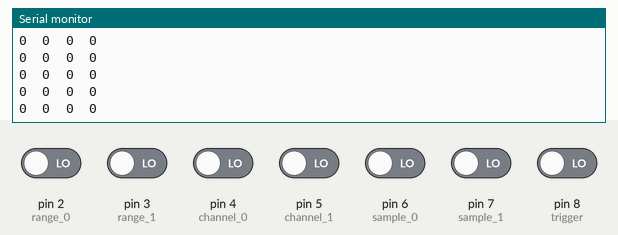
This sketch was run on a simulated Arduino Uno, built with avr-gcc and run on an emulated ATmega328P. Parts: the last lines printed to the serial monitor. Inputs (shaded band) come from the test bench; at power-on: pin 2 (range_0), pin 3 (range_1), pin 4 (channel_0), pin 5 (channel_1), pin 6 (sample_0), pin 7 (sample_1), pin 8 (trigger) LOW.

Above: at 1.2 s.
1.3 s: pin 2 (range_0) driven HIGH
At 2.2 s:
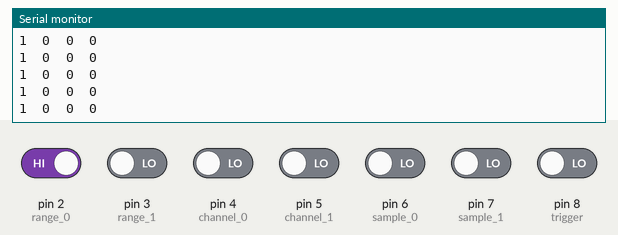
4.3 s: pin 3 (range_1) driven HIGH
At 4.9 s:
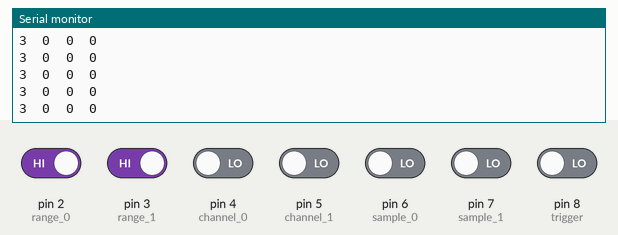
5.8 s: pin 4 (channel_0) driven HIGH
At 6.6 s:
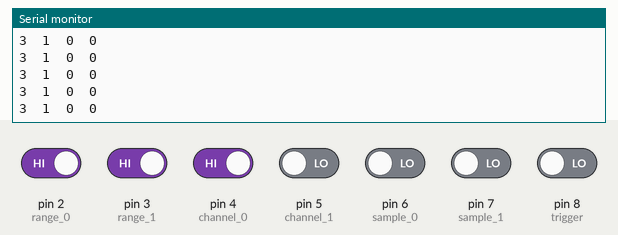
8.8 s: pin 5 (channel_1) driven HIGH
At 9.8 s:
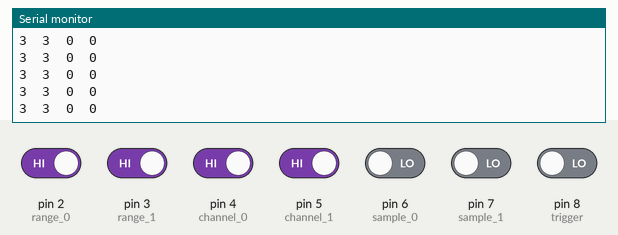
10.3 s: pin 6 (sample_0) driven HIGH
At 11.3 s:
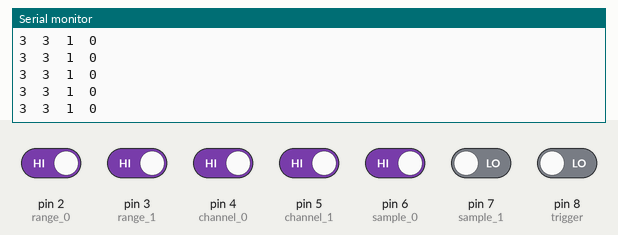
11.8 s: pin 7 (sample_1) driven HIGH
At 12.7 s:
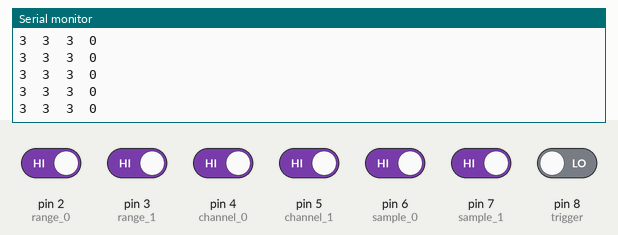
Timing chart, 0 to 14.3 s (numbered marks = the images above; inputs shaded):
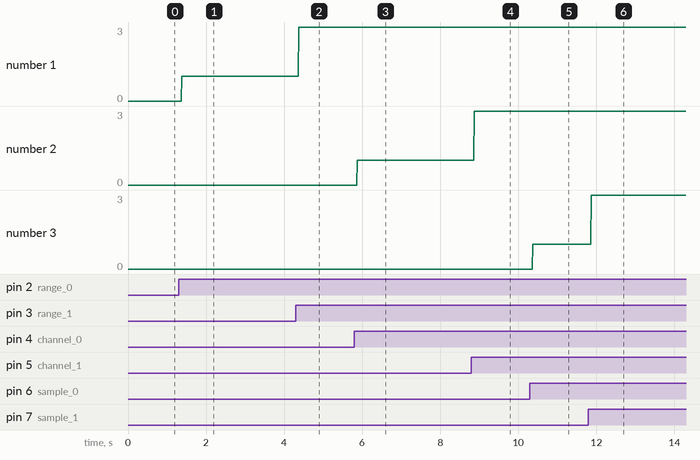

The sketch:

digital_IO_code.ino
```cpp
// Ausitn Downey


int ledPin = 13; // LED connected to digital pin 13


// define the input pin locations

int range_0 = 2;
int range_1 = 3;
int channel_0 = 4;
int channel_1 = 5;
int sample_0 = 6;
int sample_1 = 7;
int trigger = 8;

// define the variables for the input pins, start as zero
byte val_range = 0;
byte val_channel = 0;
byte val_sample = 0;
int val_range_0 = 0;
int val_range_1 = 0;
int val_channel_0 = 0;
int val_channel_1 = 0;
int val_sample_0 = 0;
int val_sample_1 = 0;
int val_catch = 0;

void setup()
{

  Serial.begin(9600);      // open the serial port at 9600 bps:


  //sets all the digital pins as inputs and reads the values
  pinMode(range_0, INPUT);
  pinMode(range_1, INPUT);
  pinMode(channel_0, INPUT);
  pinMode(channel_1, INPUT);
  pinMode(sample_0, INPUT);
  pinMode(sample_1, INPUT);
  pinMode(trigger, INPUT);

}

void loop()
{

 // read the input pins
val_range = BinaryThing(range_0,range_1);
val_channel = BinaryThing(channel_0,channel_1);
val_sample = BinaryThing(sample_0,sample_1);
val_catch = digitalRead(trigger);


Serial.print(val_range);
Serial.print("\t");
Serial.print(val_channel);
Serial.print("\t");
Serial.print(val_sample);
Serial.print("\t");
Serial.println(val_catch);


/*
Serial.print(val_range_0);
Serial.print("\t");
Serial.print(val_range_1);
Serial.print("\t");

Serial.print(val_channel_0);
Serial.print("\t");
Serial.print(val_channel_1);
Serial.print("\t");

Serial.print(val_sample_0);
Serial.print("\t");
Serial.print(val_sample_1);
Serial.print("\t");
Serial.println(val_trigger);
*/

}


// Libary Functions


int BinaryThing(int Pin0,int Pin1)
{
  int Sum = 0;

  if (digitalRead(Pin0) == HIGH)
    Sum += 1;
  if (digitalRead(Pin1) == HIGH)
    Sum += 2;
  return(Sum);
}
```

Measured:
- after the input at 1.3 s, the serial monitor: prints a new line after 0.08 s (image 1)
- after the input at 4.3 s, the serial monitor: prints a new line after 0.07 s (image 2)
- after the input at 5.8 s, the serial monitor: prints a new line after 0.07 s (image 3)
- after the input at 8.8 s, the serial monitor: prints a new line after 0.07 s (image 4)
- after the input at 10.3 s, the serial monitor: prints a new line after 0.07 s (image 5)
- after the input at 11.8 s, the serial monitor: prints a new line after 0.07 s (image 6)
- plotted number 1: 0 → 1 after the input at 1.3 s, 1 → 3 after the input at 4.3 s
